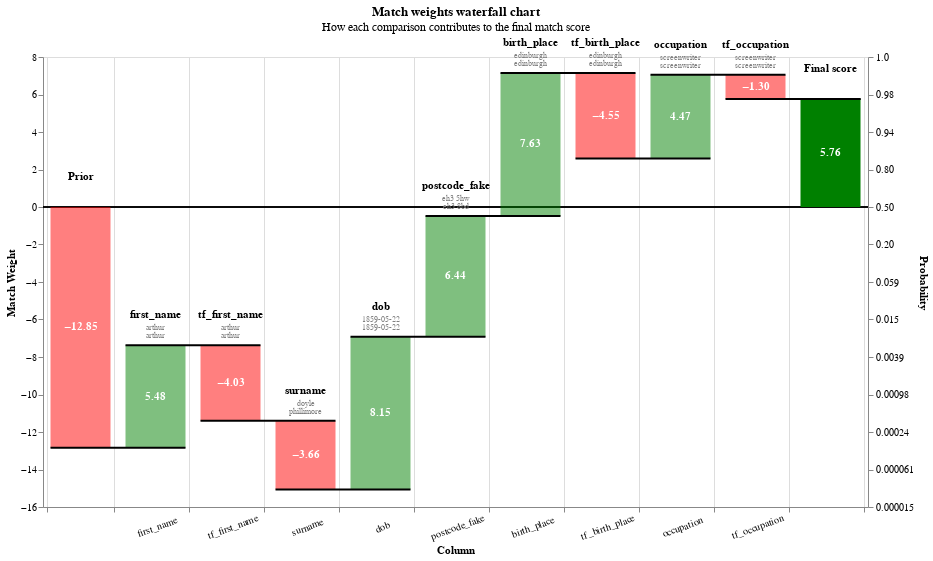

The notebook cell saved with this chart:
### Code cell
linker_corrupt = DuckDBLinker(corrupted_surname_postcode_df, "model_h50k.json")
corrupt_predict = linker_corrupt.predict()
corrupt_records_to_view = corrupt_predict.as_record_dict()

linker_corrupt.waterfall_chart(corrupt_records_to_view)
